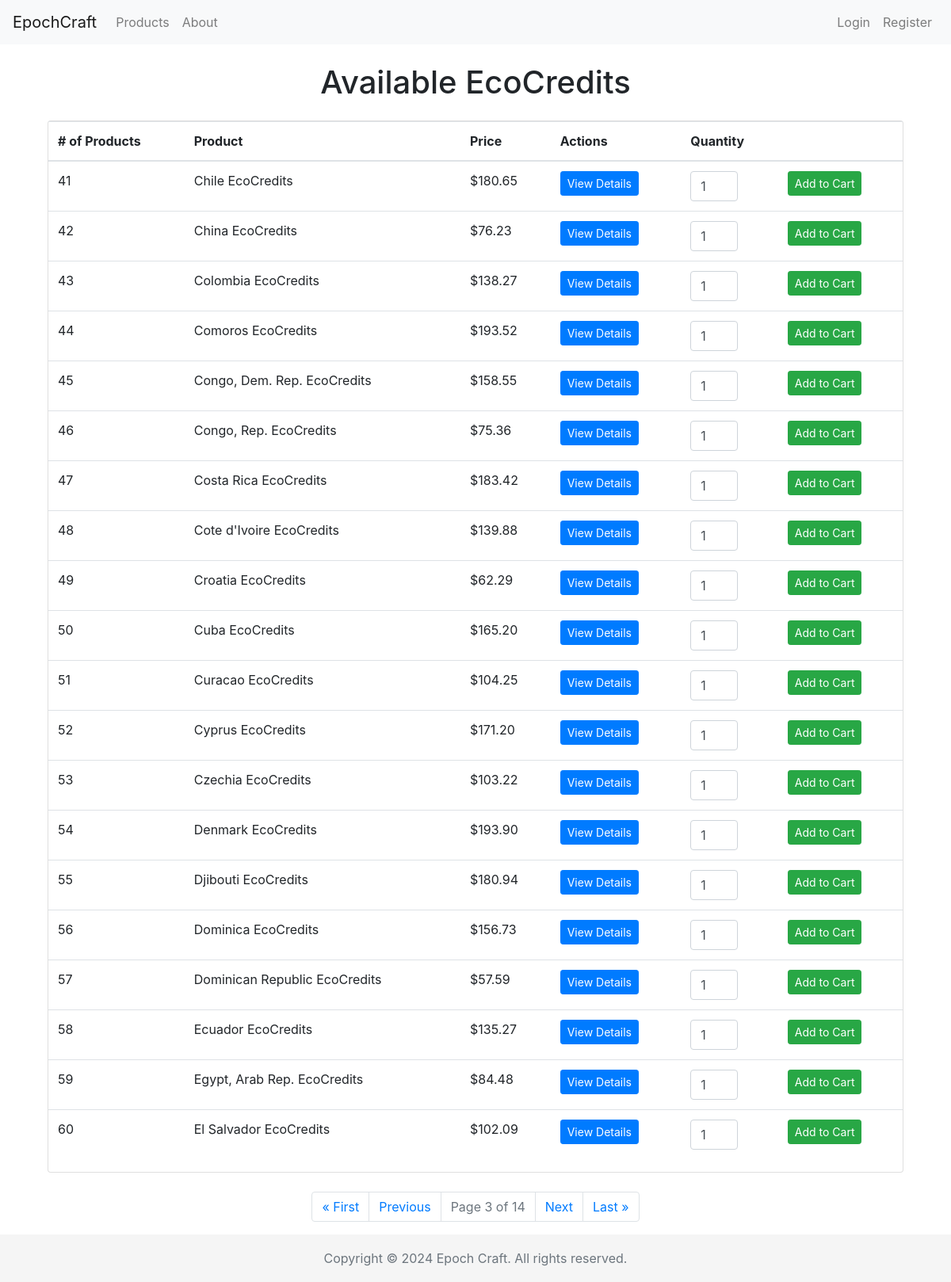
Page /products/?page=3 on the committed database.
### cc_shop/models.py (models this page shows, shortened)
class Product(models.Model):
    country = models.ForeignKey(Country, on_delete=models.CASCADE, related_name='products')
    description = models.TextField()
    price = models.DecimalField(max_digits=10, decimal_places=2)
    type = models.CharField(max_length=50)   # Types could be like "Carbon Offset", "Renewable Energy Credit", etc

class Country(models.Model):
    country_code = models.CharField(max_length=3, primary_key=True)
    country_name = models.CharField(max_length=100)
    def __str__(self):
        return self.country_name

### cc_shop/views.py (the view)
# urls.py: path('products/', views.list_products, name='list_products'),
def list_products(request):
    query = request.GET.get('query', '').lower()
    if query:
        if 'ecocredits' in query:
            products = Product.objects.all().order_by('id')
        else:
            products = Product.objects.filter(country__country_name__icontains=query).order_by('id')  # Added ordering
    else:
        products = Product.objects.all().order_by('id')
    paginator = Paginator(products, 20)   # Show 20 products per page
    page_number = request.GET.get('page')
    try:
        products_page_obj = paginator.page(page_number)
    except PageNotAnInteger:
        products_page_obj = paginator.page(1)
    except EmptyPage:
        products_page_obj = paginator.page(paginator.num_pages)
    start_index = (products_page_obj.number - 1) * paginator.per_page + 1
    return render(request, 'list_products.html', {'products_page_obj': products_page_obj, 'start_index': start_index})

### cc_shop/templates/list_products.html (shortened to what this page needs)
{% extends 'base.html' %}
{% block content %}
<div class="container mt-4">
    <h1 class="text-center mb-4">Available EcoCredits</h1>
    <div class="card">
        <table class="table table-hover">
            <thead>
                <tr>
                    <th># of Products</th>
                    <th>Product</th>
                    <th>Price</th>
                    <th>Actions</th>
                    <th>Quantity</th>
                    <th></th>
                </tr>
            </thead>
            <tbody>
                {% for product in products_page_obj %}
                <tr>
                    <td>{{ start_index|add:forloop.counter0 }}</td>
                    <td>{{ product.country }} EcoCredits</td>
                    <td>${{ product.price }}</td>
                    <td><a href="{% url 'product_detail' product.id %}" class="btn btn-primary btn-sm" id="view-button">View Details</a></td>
                    <td>
                        <input type="number" name="quantity" value="1" min="1" max="99" class="form-control" style="width: 60px;">
                    </td>
                    <td>
                        <form action="{% url 'add_to_cart' product.id %}" method="post" class="d-inline">
                            <button type="submit" class="btn btn-success btn-sm">Add to Cart</button>
                        </form>
                    </td>
                </tr>
                {% empty %}
                <tr><td colspan="4">No products found.</td></tr>
                {% endfor %}
            </tbody>
        </table>
    </div>
    <div class="row justify-content-center mt-4">
        <nav aria-label="Page navigation">
            <ul class="pagination">
                {% if products_page_obj.has_previous %}
                    <li class="page-item"><a class="page-link" href="?page=1">&laquo; First</a></li>
                    <li class="page-item"><a class="page-link" href="?page={{ products_page_obj.previous_page_number }}">Previous</a></li>
                {% endif %}
                <li class="page-item disabled"><a class="page-link" href="#">Page {{ products_page_obj.number }} of {{ products_page_obj.paginator.num_pages }}</a></li>
                {% if products_page_obj.has_next %}
                    <li class="page-item"><a class="page-link" href="?page={{ products_page_obj.next_page_number }}">Next</a></li>
                    <li class="page-item"><a class="page-link" href="?page={{ products_page_obj.paginator.num_pages }}">Last &raquo;</a></li>
                {% endif %}
            </ul>
        </nav>
    </div>
</div>
{% endblock %}

### cc_shop/templates/base.html (style rules this page uses)
html { position: relative; min-height: 100%; }
body { margin-bottom: 60px; }

### rows in the picture
Product: counter0 "41", country "Chile", price "180.65"
Product: counter0 "42", country "China", price "76.23"
Product: counter0 "43", country "Colombia", price "138.27"
Product: counter0 "44", country "Comoros", price "193.52"
Product: counter0 "45", country "Congo, Dem. Rep.", price "158.55"
Product: counter0 "46", country "Congo, Rep.", price "75.36"
Product: counter0 "47", country "Costa Rica", price "183.42"
Product: counter0 "48", country "Cote d'Ivoire", price "139.88"
Product: counter0 "49", country "Croatia", price "62.29"
Product: counter0 "50", country "Cuba", price "165.20"
Product: counter0 "51", country "Curacao", price "104.25"
Product: counter0 "52", country "Cyprus", price "171.20"
Product: counter0 "53", country "Czechia", price "103.22"
Product: counter0 "54", country "Denmark", price "193.90"
Product: counter0 "55", country "Djibouti", price "180.94"
Product: counter0 "56", country "Dominica", price "156.73"
Product: counter0 "57", country "Dominican Republic", price "57.59"
Product: counter0 "58", country "Ecuador", price "135.27"
Product: counter0 "59", country "Egypt, Arab Rep.", price "84.48"
Product: counter0 "60", country "El Salvador", price "102.09"

### other values in the picture
{{ products_page_obj.number }} "3"
{{ products_page_obj.paginator.num_pages }} "14"
